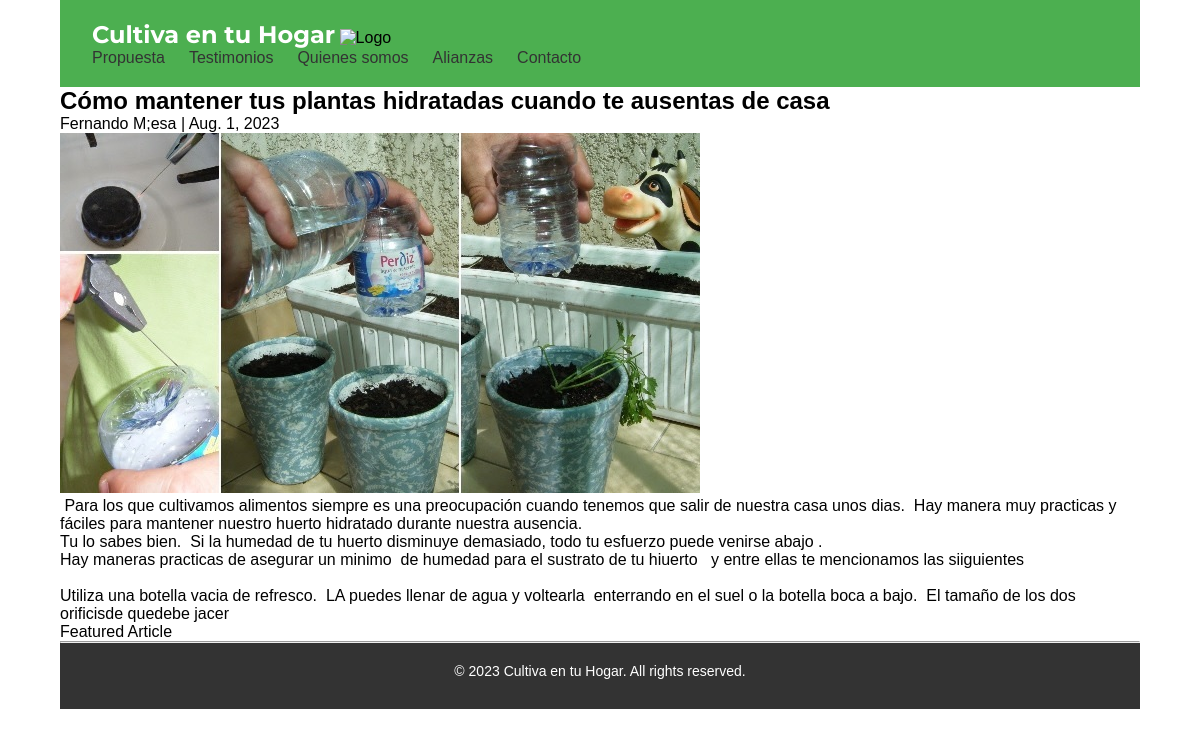
Page /huertos/blog_list/ on the committed database.
### huertourbano/models.py (models this page shows, shortened)
class BlogPost(models.Model):
    title = models.CharField(max_length=100)
    author = models.CharField(max_length=50)
    pub_date = models.DateField()
    leading_image = models.ImageField(upload_to='blog/images/')
    body = RichTextField()
    is_featured = models.BooleanField(default=False)

### huertourbano/views.py (the view)
# urls.py: path('huertos/blog_list/', views.blog_list, name='blog_list'),
def blog_list(request):
    blog_posts = BlogPost.objects.all()
    return render(request, 'huertourbano/blog_list.html', {'blog_posts': blog_posts})

### huertourbano/templates/huertourbano/blog_list.html
{% extends 'huertourbano/base.html' %}
{% load static %}
{% block content %}
{% for blog_post in blog_posts %}
    <h2>{{ blog_post.title }}</h2>
    <p>{{ blog_post.author }} | {{ blog_post.pub_date }}</p>
    <img src="{{ blog_post.leading_image.url }}" alt="{{ blog_post.title }}">
    <p>{{ blog_post.body|safe }}</p>
    {% if blog_post.is_featured %}
        <p>Featured Article</p>
    {% endif %}
    <hr>
{% endfor %}
{% endblock %}

### static/css/style.css (style rules this page uses)
* { margin: 0; padding: 0; box-sizing: border-box; }
body { margin:0 auto; width: 90%; font-size: 16px; font-family: Arial, sans-serif; }

### rows in the picture
BlogPost: title "Cómo mantener tus plantas hidratadas cuando te ausentas de casa", author "Fernando M;esa", pub_date "Aug. 1, 2023", leading_image (picture), body "Para los que cultivamos alimentos siempre es una preocupación cuando tenemos que salir de nuestra casa unos dias. Hay manera muy practicas y fáciles para mantener nuestro huerto hidratado durante nuestra ausencia. Tu lo sabes bien. Si la humedad de tu huerto disminuye demasiado, todo tu esfuerzo puede venirse abajo . Hay maneras practicas de asegurar un minimo de humedad para el sustrato de tu hiuerto y entre ellas te mencionamos las siiguientes Utiliza una botella vacia de refresco. LA puedes llenar de agua y voltearla enterrando en el suel o la botella boca a bajo. El tamaño de los dos orificisde quedebe jacer", is_featured "Featured Article"
